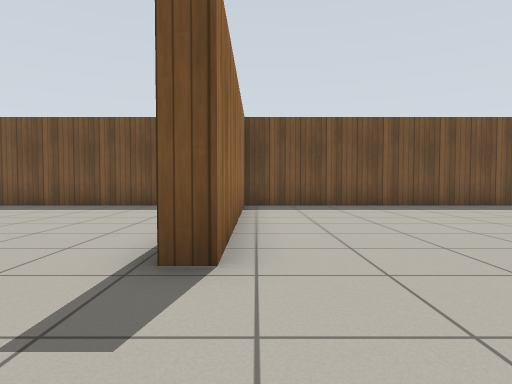
view 1 (above)

18 first-person views from a walk through a world built for the Gazebo simulator. The camera is 0.72 m above the floor, tilts 2° down and sees 75° across. The floor is counted in squares, 1 m on a side. Each view is taken from the middle of a square. On the plan, view 1 faces up. The plan holds only what a view shows up to about 10 squares ahead; the rest is blank. Gazebo's built-in surfaces are drawn with simple patterns.

view 2
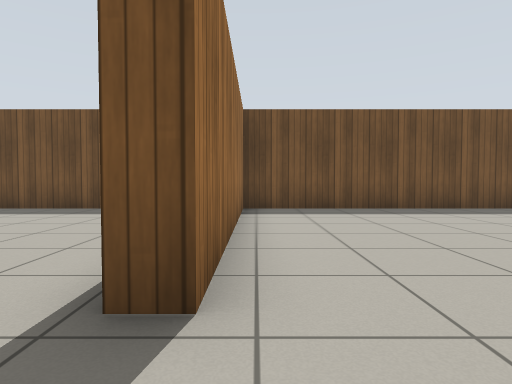

view 3
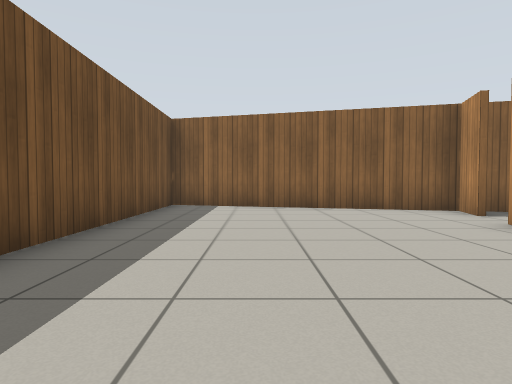

view 4
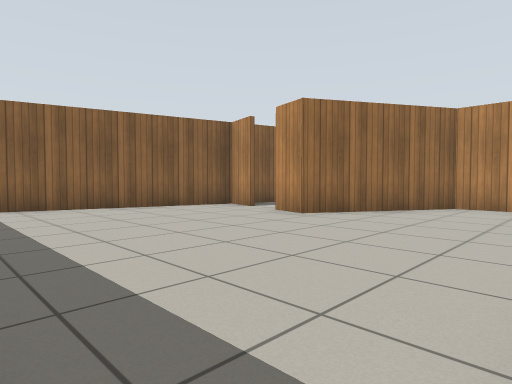

view 5
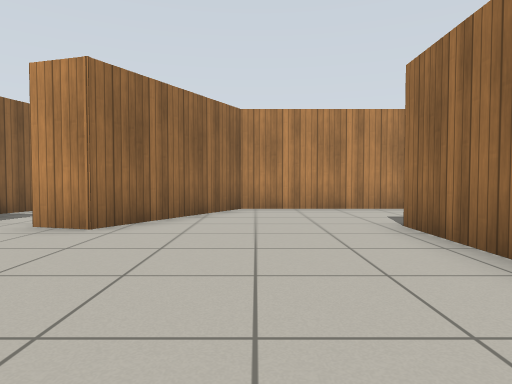

view 6
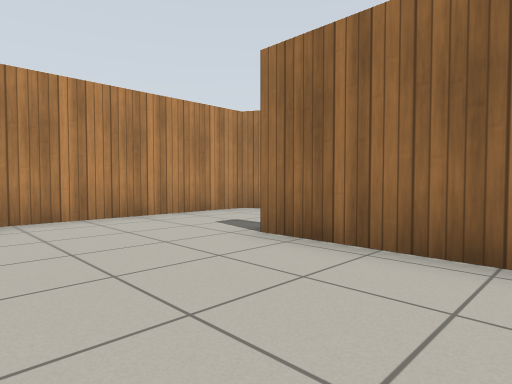

view 7
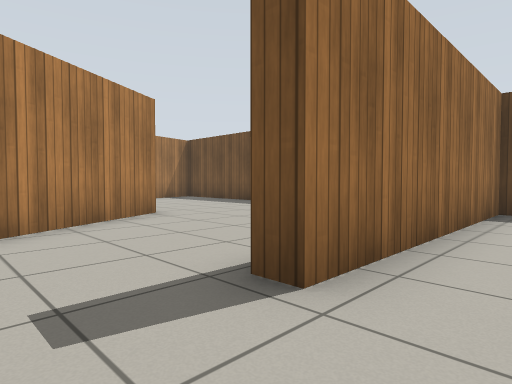

view 8
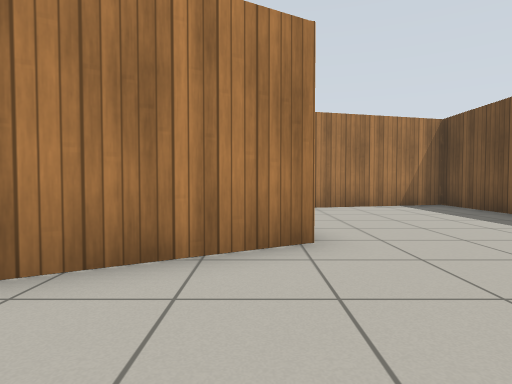

view 9
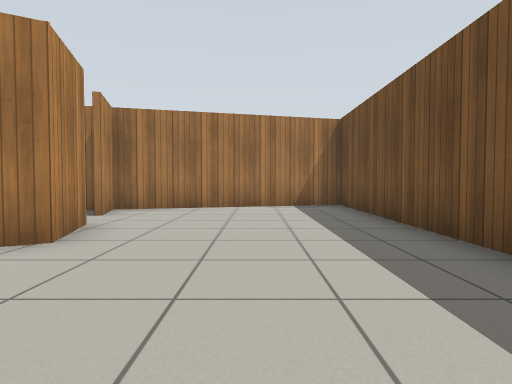

view 10
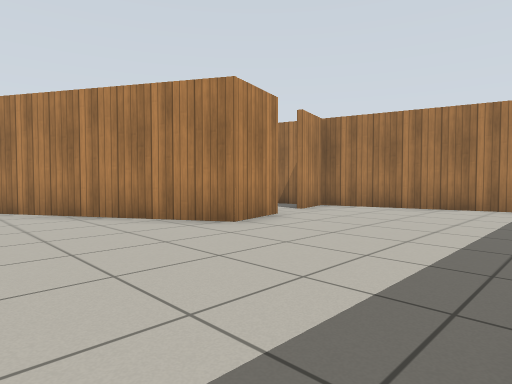

view 11
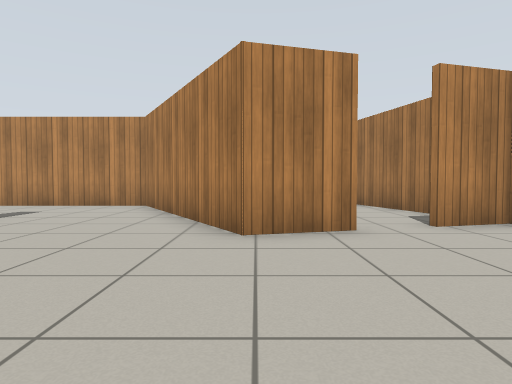

view 12
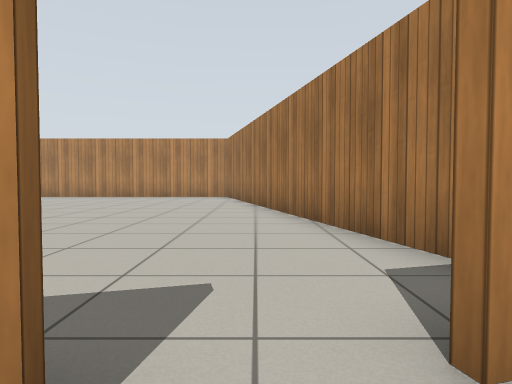

view 13
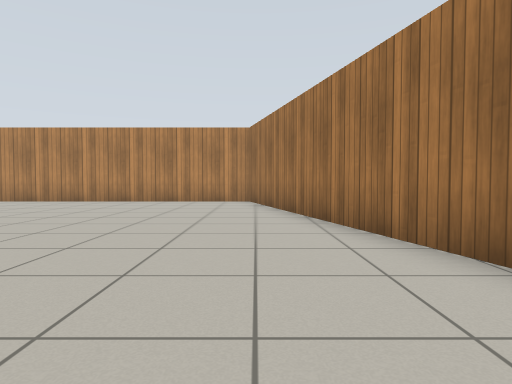

view 14
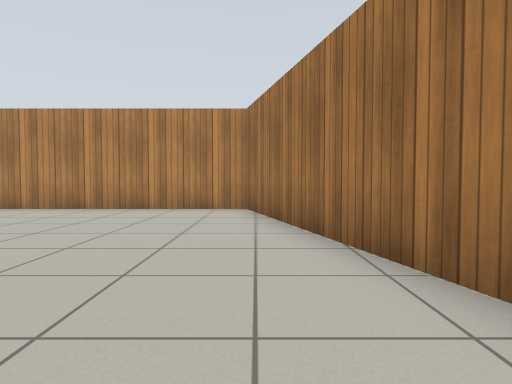

view 15
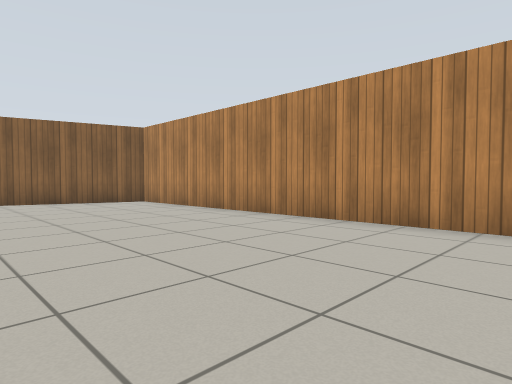

view 16
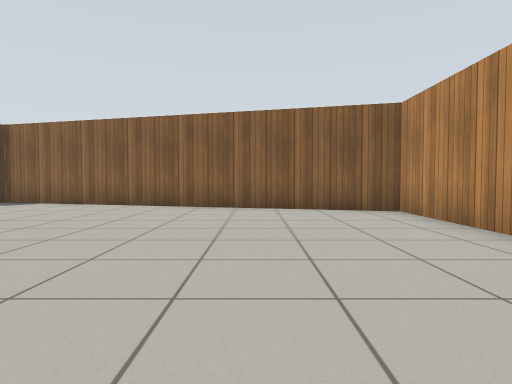

view 17
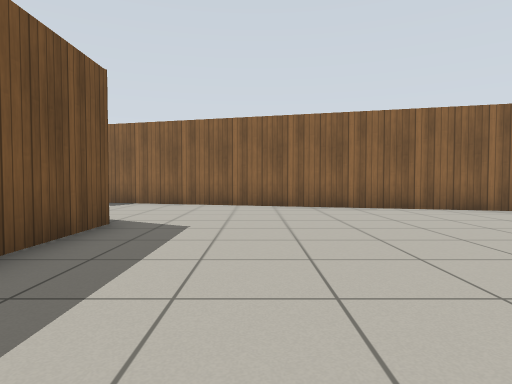

view 18
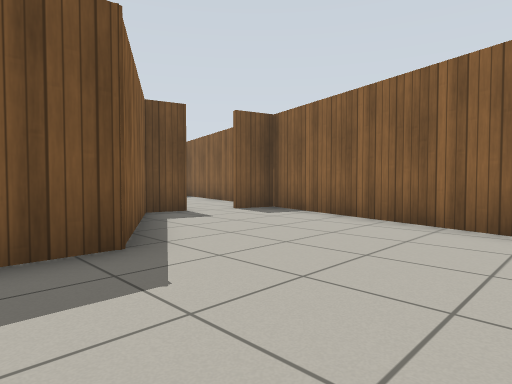

### Floor plan
Points are (right, up) in squares from view 1. A wall is a line through its corners. A room is listed if a view was taken in it or the views show most of it. See-through windows are left out.
Room 1 (views 1, 2, 3, 4, 5, 6, 7)
walls: (6.7, 2.5) (7.9, 2.2); (7.8, 2.2) (9.7, 9.4) (-0.3, 9.4) (-0.3, 2.8) (-0.9, 2.8); (-2.9, -0.4) (2.4, -0.4) (4.4, 3.1) (5.6, 2.8)
ways out: opening at (-2.5, 1.5) to room 2; opening at (6, 2.5) to room 3
Room 2 (views 8, 9, 10, 11, 12)
walls: (-7.5, 4.2) (-5.8, 4.7) (-2.9, -0.4); (-2.7, 9.4) (-11.8, 9.4) (-10.2, 3.5) (-8.7, 3.9)
ways out: opening at (-2.5, 1.5) to room 1; opening at (-8, 4) to room 3
Room 3 (views 13, 14, 15, 16, 17, 18)
walls: (5.5, 2.7) (4.5, 3) (2.5, -0.6) (0.1, -0.6); (7.8, 2.1) (6.6, 2.4); (-10.1, 3.1) (-6.8, -9.3) (4.7, -9.3) (7.8, 2.2)
ways out: opening at (6, 2.5) to room 1; opening at (-8, 4) to room 2

Positions as (right, up) in squares from view 1, and headings:
1: (0, 0), facing up
2: (0, 1), facing up
3: (0, 7), facing right
4: (0, 9), facing down-right
5: (2, 8), facing down
6: (3, 6), facing down-left
7: (1, 1), facing up-left
8: (-2, 4), facing left
9: (-2, 7), facing left
10: (-2, 9), facing down-left
11: (-6, 9), facing down
12: (-8, 5), facing down
13: (-7, 2), facing down
14: (-7, -1), facing down
15: (-6, -4), facing down-right
16: (-3, -6), facing right
17: (-3, -3), facing right
18: (1, -4), facing up-right
